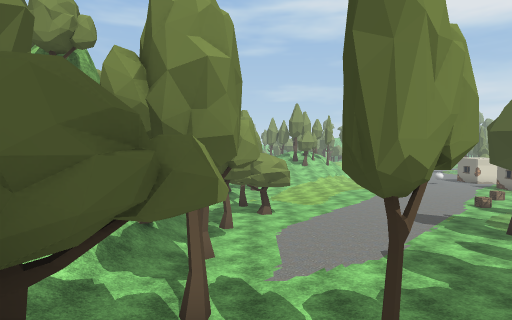
view 1 (above)

22 first-person views from a walk through a 3-D level made in the Unity game engine. The camera is 1.2 m above the floor, tilts 2° down and sees 80° across. The floor is counted in squares, 2 m on a side. Each view is taken from the middle of a square. On the plan, view 1 faces up. The plan holds only what a view shows up to about 9 squares ahead; the rest is blank. The place goes on beyond the plan. The player is left out. Some surface patterns are stand-ins.

view 2
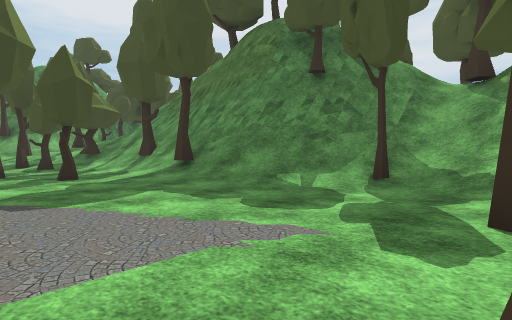

view 3
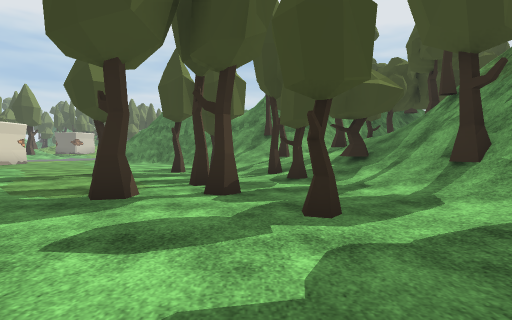

view 4
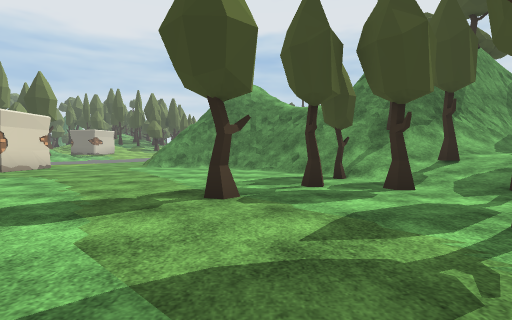

view 5
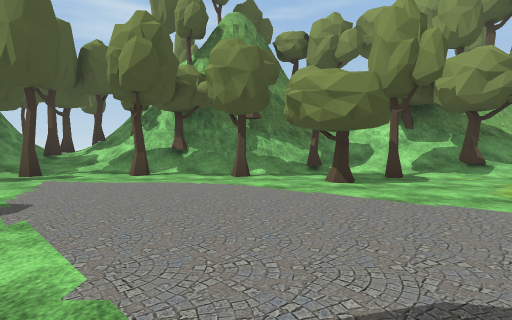

view 6
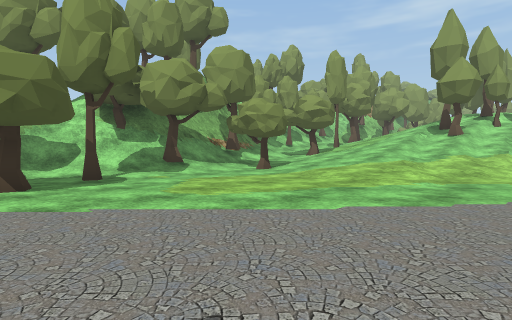

view 7
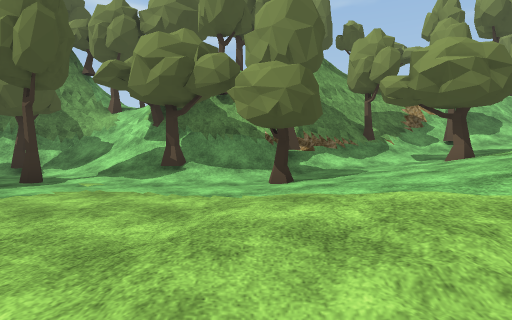

view 8
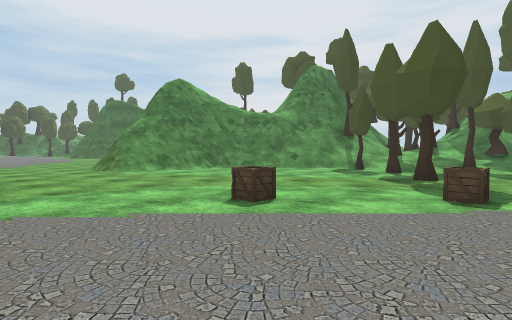

view 9
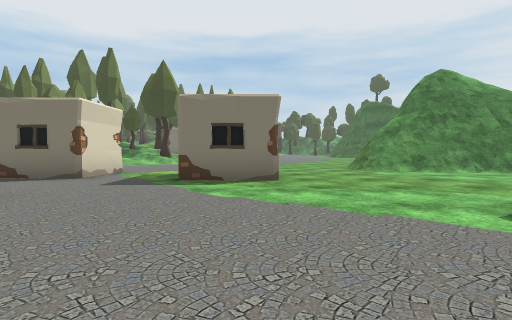

view 10
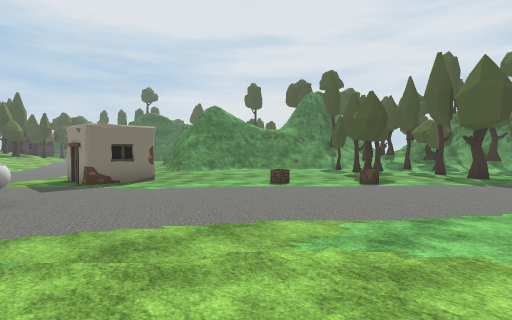

view 11
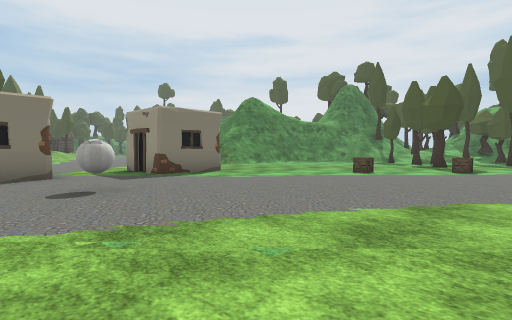

view 12
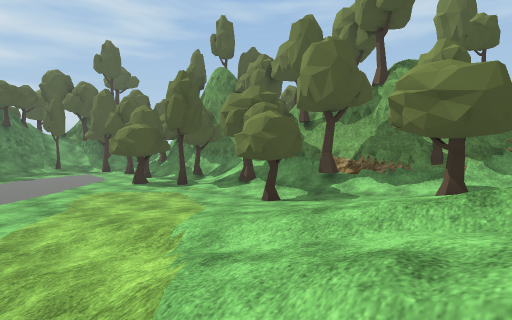

view 13
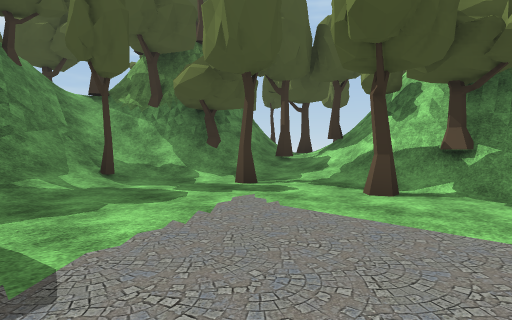

view 14
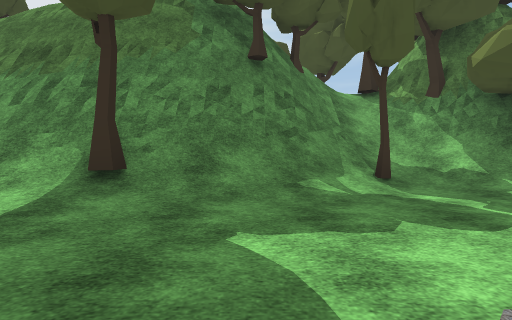

view 15
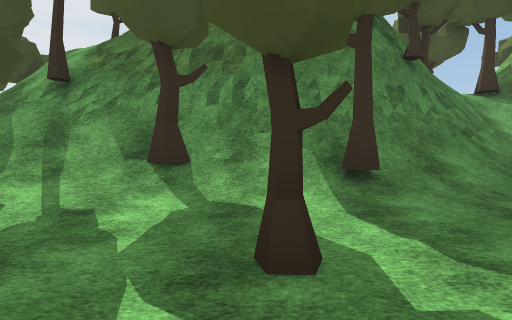

view 16
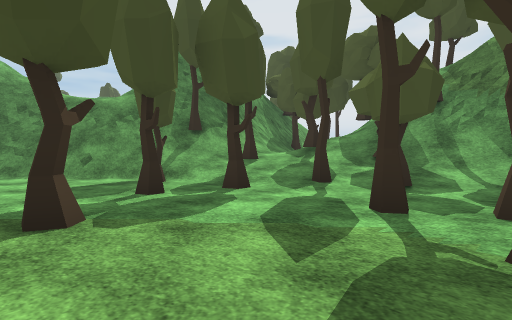

view 17
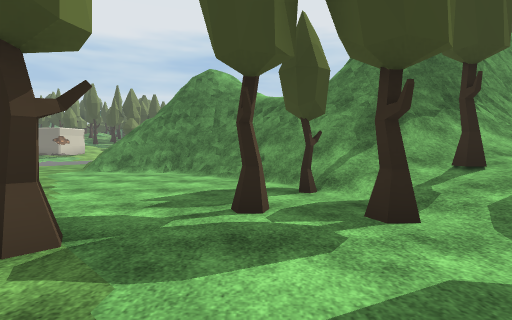

view 18
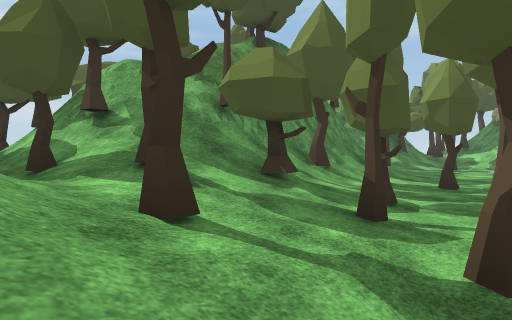

view 19
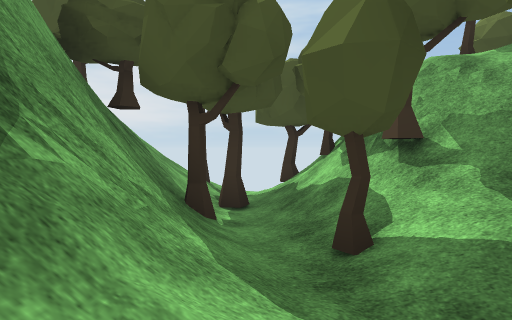

view 20
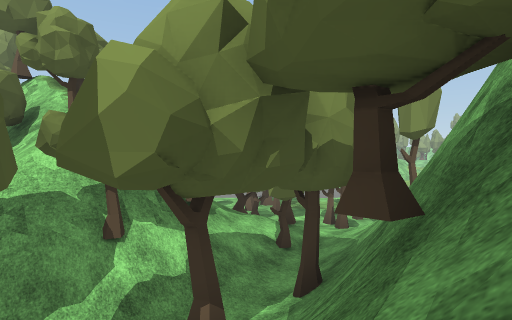

view 21
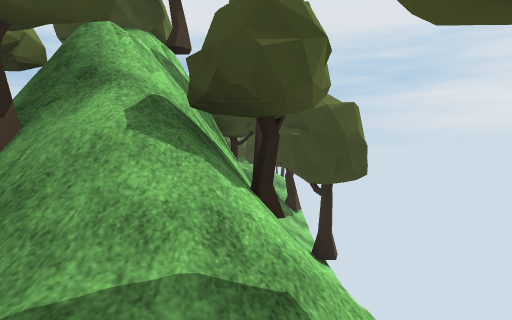

view 22
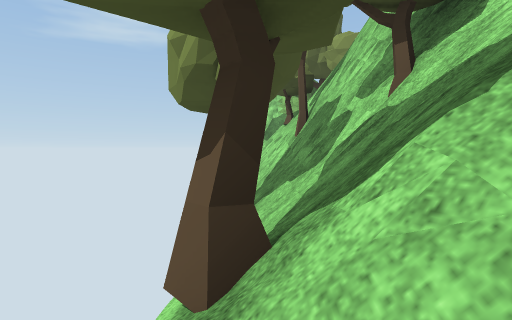

### Floor plan
Key: @ floor where view 1 was taken; # wall or solid block; . main floor; : floor 0.25 m higher than the main floor; + floor 0.5 m higher than the main floor; * floor 0.75 m higher than the main floor; % floor 1 m higher than the main floor; & floor 2 m higher than the main floor; $ floor 8 m higher than the main floor; / step, stairs or slope; = window, fence, low wall or low ledge; v drop or lower ground; T tree; C crate; B ball; O other object.
Columns run from 5 left of view 1 to 19 right of it. Each row starts with its distance up from view 1.
 21  =T%%  //// ......
 20  =/*T%///// .....B..#O.
 19  #T/+**%/*/............
 18  ##/+++**+............
 17 TT#T:::++:.........O#
 16   #/.T.::..........O#
 15   #//....................
 14 TT#T/....................
 13  T#/............C.....=.
 12  ///T.........C.......#
 11  =/T.T...............##
 10  ##/.................##
  9   #/T..........T....##v/
  8   #/........T...T../==//
  7   T/.........T..TT//v/
  6 ###/T.......T..T://T==
  5 #T/:.......T..T++T//##
  4 =T/.T.....:.:/T/T%/##
  3  *T//..///T/T//////##
  2   =T//T/######T//T*##
  1   ###//#####Tv//T/*T#T
  0     T@/TT$#TT/T/#&T/#T
 -1     #T//T### T//#/////
 -2     #//T#######T/T*///
 -3       T=##  # T//  O

Positions as (right, up) in squares from view 1, and headings:
1: (0, 0), facing up
2: (-1, 7), facing down-right
3: (3, 6), facing right
4: (6, 9), facing right
5: (6, 9), facing left
6: (6, 10), facing up-left
7: (5, 16), facing left
8: (8, 16), facing down-right
9: (8, 16), facing right
10: (5, 20), facing down-right
11: (7, 21), facing down-right
12: (5, 21), facing down-left
13: (3, 8), facing down-left
14: (3, 7), facing down
15: (6, 7), facing down
16: (7, 10), facing down-right
17: (8, 8), facing right
18: (13, 7), facing down-left
19: (13, 5), facing down
20: (16, -2), facing up-left
21: (0, -2), facing right
22: (11, -3), facing left
